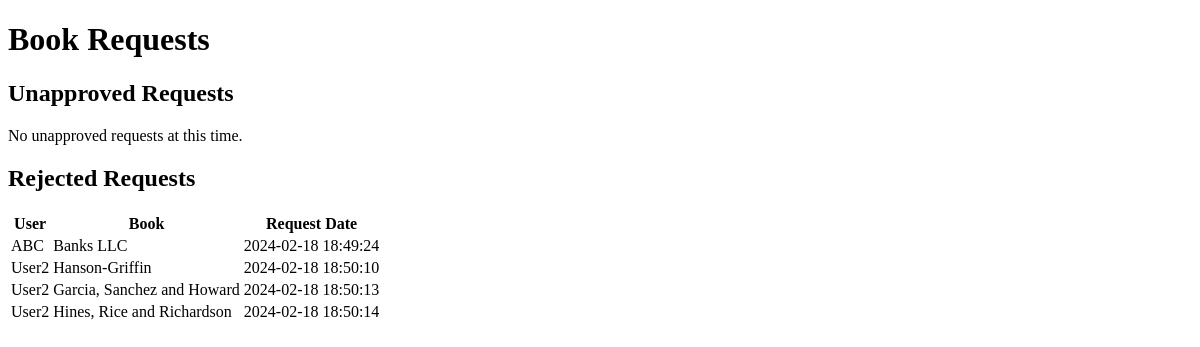
Page /requests on the earlier database version.
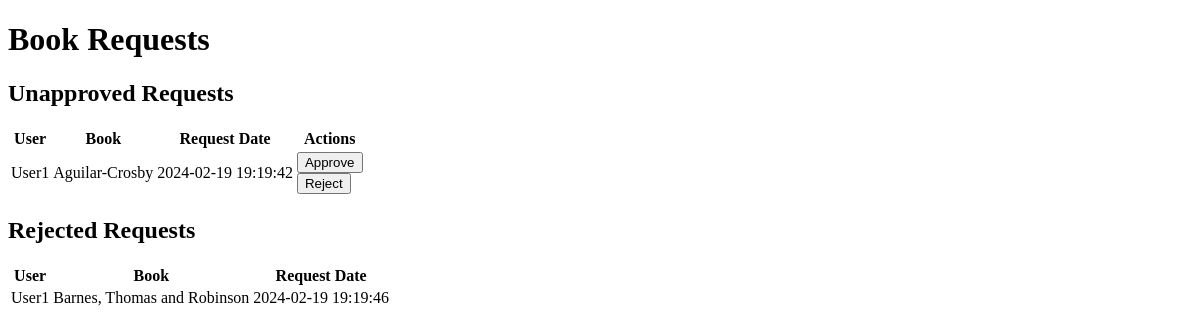
Same page on the later database version.
### models.py (models this page shows, shortened)
class UserBook(db.Model):
    __tablename__ = "userbook"
    id = Column(Integer, primary_key=True)
    user_id = Column(Integer, ForeignKey('user.id'), nullable=False)
    book_id = Column(Integer, ForeignKey('book.id'), nullable=False)
    t_request = Column(DateTime, default=datetime.utcnow, nullable=False)
    t_return = Column(DateTime, nullable=True)
    t_deadline = Column(DateTime, nullable=True)
    is_approved = Column(Boolean, default=False)
    is_rejected = Column(Boolean, default=False)
    user = db.relationship('User', back_populates='user_books')
    book = db.relationship('Book', back_populates='user_books')

class User(db.Model):
    __table_name__ = "user"
    id = Column(Integer, primary_key=True)
    username = Column(String(50), unique=True, nullable=False)
    password = Column(String(50), nullable=False)
    email = Column(String(100), unique=True, nullable=True)
    t_register = Column(DateTime, default=datetime.utcnow)
    is_librarian = Column(Boolean, default=False)
    is_admin = Column(Boolean, default=False)
    user_books = db.relationship('UserBook', back_populates='user', lazy=True)

class Book(db.Model):
    __table_name__ = "book"
    id = Column(Integer, primary_key=True)
    name = Column(String(100), nullable=False)
    content = Column(Text, nullable=False)
    author = Column(String(100), nullable=False)
    section_id = Column(Integer, ForeignKey('section.id'), nullable=False)
    user_books = db.relationship('UserBook', back_populates='book', lazy=True)

### app.py (the view)
@app.route('/requests', methods=['GET'])
def list_all_requests():
    unapproved_requests = db.session.query(UserBook).join(Book, Book.id == UserBook.book_id).join(User, User.id == UserBook.user_id).filter(UserBook.is_approved == False, UserBook.is_rejected == False).all()
    rejected_requests = db.session.query(UserBook).join(Book, Book.id == UserBook.book_id).join(User, User.id == UserBook.user_id).filter(UserBook.is_rejected == True).all()
    return render_template('librarian/requests.html', unapproved_requests=unapproved_requests, rejected_requests=rejected_requests)

### templates/librarian/requests.html (shortened to what this page needs)
<!DOCTYPE html>
<html lang="en">
<head>
</head>
<body>
    <h1>Book Requests</h1>
    <section>
        <h2>Unapproved Requests</h2>
        {% if unapproved_requests %}
            <table>
                <thead>
                    <tr>
                        <th>User</th>
                        <th>Book</th>
                        <th>Request Date</th>
                        <th>Actions</th>
                    </tr>
                </thead>
                <tbody>
                    {% for request in unapproved_requests %}
                        <tr>
                            <td>{{ request.user.username }}</td>
                            <td>{{ request.book.name }}</td>
                            <td>{{ request.t_request.strftime('%Y-%m-%d %H:%M:%S') }}</td>
                            <td>
                                <form action="{{ url_for('approve_book_request', action='approve') }}" method="post">
                                    <input type="submit" value="Approve">
                                </form>
                                <form action="{{ url_for('approve_book_request', action='reject') }}" method="post">
                                    <input type="submit" value="Reject">
                                </form>
                            </td>
                        </tr>
                    {% endfor %}
                </tbody>
            </table>
        {% else %}
            <p>No unapproved requests at this time.</p>
        {% endif %}
    </section>
    <section>
        <h2>Rejected Requests</h2>
        {% if rejected_requests %}
            <table>
                <thead>
                    <tr>
                        <th>User</th>
                        <th>Book</th>
                        <th>Request Date</th>
                    </tr>
                </thead>
                <tbody>
                    {% for request in rejected_requests %}
                        <tr>
                            <td>{{ request.user.username }}</td>
                            <td>{{ request.book.name }}</td>
                            <td>{{ request.t_request.strftime('%Y-%m-%d %H:%M:%S') }}</td>
                        </tr>
                    {% endfor %}
                </tbody>
            </table>
        {% else %}
            <p>No rejected requests.</p>
        {% endif %}
    </section>
</body>
</html>

Differences in the rows shown:
removed UserBook: user.username "User2", book.name "Hanson-Griffin", t_request "2024-02-18 18:50:10", shown under "Rejected Requests"
removed UserBook: user.username "User2", book.name "Garcia, Sanchez and Howard", t_request "2024-02-18 18:50:13", shown under "Rejected Requests"
removed UserBook: user.username "User2", book.name "Hines, Rice and Richardson", t_request "2024-02-18 18:50:14", shown under "Rejected Requests"
now on this page (row edited): UserBook: user.username "User1", book.name "Aguilar-Crosby", t_request "2024-02-19 19:19:42", shown under "Unapproved Requests"
changed UserBook: user.username "ABC" → "User1"; book.name "Banks LLC" → "Barnes, Thomas and Robinson"; t_request "2024-02-18 18:49:24" → "2024-02-19 19:19:46"
Other differences:
text no longer shown: "No unapproved requests at this time."
text now shown: "User Book Request Date Actions"
